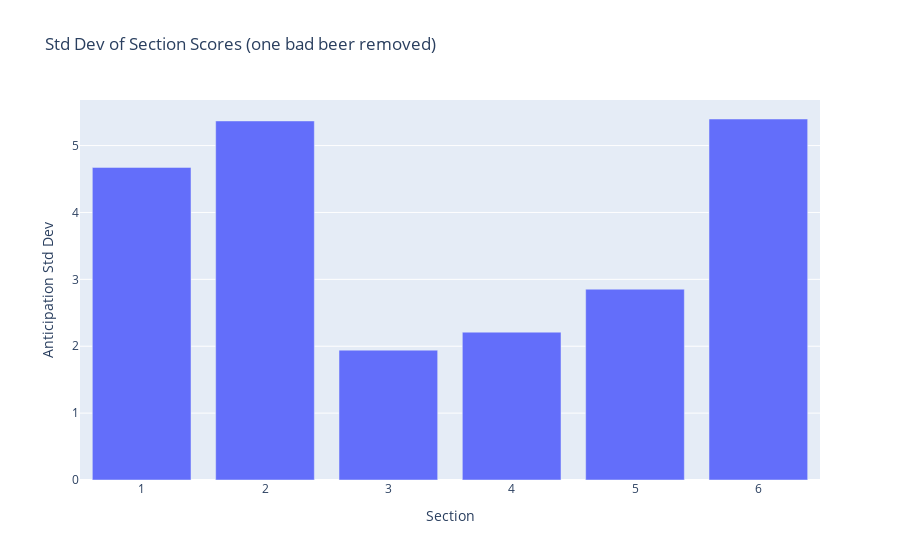

Notebook code cell kept with this figure:
### Code cell
fig = px.bar(df[df.index!=45].groupby("Section")["Anticipation"].agg(np.var).reset_index(),
             x="Section", y="Anticipation",
             labels={"Anticipation":"Anticipation Std Dev"},
             title="Std Dev of Section Scores (one bad beer removed)")
fig.show()

### Figure 1 — Plotly figure (JSON) as saved in the notebook; plotly's stock layout.template omitted (floating-point values rounded to 4 significant figures)
{"data": [{"alignmentgroup": "True", "hovertemplate": "Section=%{x}<br>Anticipation Std Dev=%{y}<extra></extra>", "legendgroup": "", "marker": {"color": "#636efa", "pattern": {"shape": ""}}, "name": "", "offsetgroup": "", "orientation": "v", "showlegend": false, "textposition": "auto", "type": "bar", "x": [1, 2, 3, 4, 5, 6], "xaxis": "x", "y": [4.674, 5.368, 1.942, 2.211, 2.853, 5.397], "yaxis": "y"}], "layout": {"barmode": "relative", "legend": {"tracegroupgap": 0}, "title": {"text": "Std Dev of Section Scores (one bad beer removed)"}, "xaxis": {"anchor": "y", "domain": [0, 1], "title": {"text": "Section"}}, "yaxis": {"anchor": "x", "domain": [0, 1], "title": {"text": "Anticipation Std Dev"}}}}
